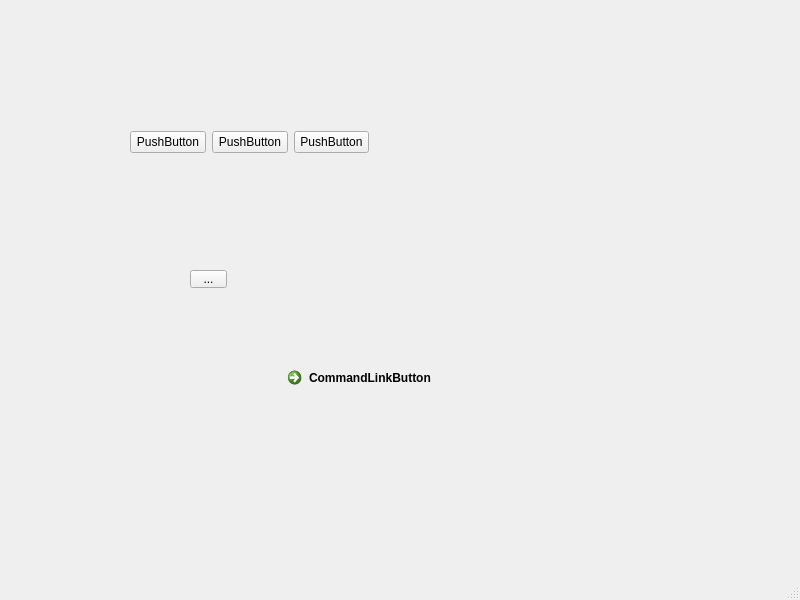
<?xml version="1.0" encoding="UTF-8"?>
<ui version="4.0">
 <class>MainWindow</class>
 <widget class="QMainWindow" name="MainWindow">
  <property name="geometry">
   <rect>
    <x>0</x>
    <y>0</y>
    <width>800</width>
    <height>600</height>
   </rect>
  </property>
  <property name="windowTitle">
   <string>MainWindow</string>
  </property>
  <widget class="QWidget" name="centralwidget">
   <widget class="QToolButton" name="toolButton">
    <property name="geometry">
     <rect>
      <x>190</x>
      <y>270</y>
      <width>37</width>
      <height>18</height>
     </rect>
    </property>
    <property name="text">
     <string>...</string>
    </property>
   </widget>
   <widget class="QCommandLinkButton" name="commandLinkButton">
    <property name="geometry">
     <rect>
      <x>280</x>
      <y>360</y>
      <width>185</width>
      <height>41</height>
     </rect>
    </property>
    <property name="text">
     <string>CommandLinkButton</string>
    </property>
   </widget>
   <widget class="QWidget" name="">
    <property name="geometry">
     <rect>
      <x>130</x>
      <y>130</y>
      <width>239</width>
      <height>25</height>
     </rect>
    </property>
    <layout class="QHBoxLayout" name="horizontalLayout">
     <item>
      <widget class="QPushButton" name="pushButton">
       <property name="text">
        <string>PushButton</string>
       </property>
      </widget>
     </item>
     <item>
      <widget class="QPushButton" name="pushButton_2">
       <property name="text">
        <string>PushButton</string>
       </property>
      </widget>
     </item>
     <item>
      <widget class="QPushButton" name="pushButton_3">
       <property name="text">
        <string>PushButton</string>
       </property>
      </widget>
     </item>
    </layout>
   </widget>
  </widget>
  <widget class="QMenuBar" name="menubar">
   <property name="geometry">
    <rect>
     <x>0</x>
     <y>0</y>
     <width>800</width>
     <height>23</height>
    </rect>
   </property>
  </widget>
  <widget class="QStatusBar" name="statusbar"/>
 </widget>
 <resources/>
 <connections/>
</ui>
